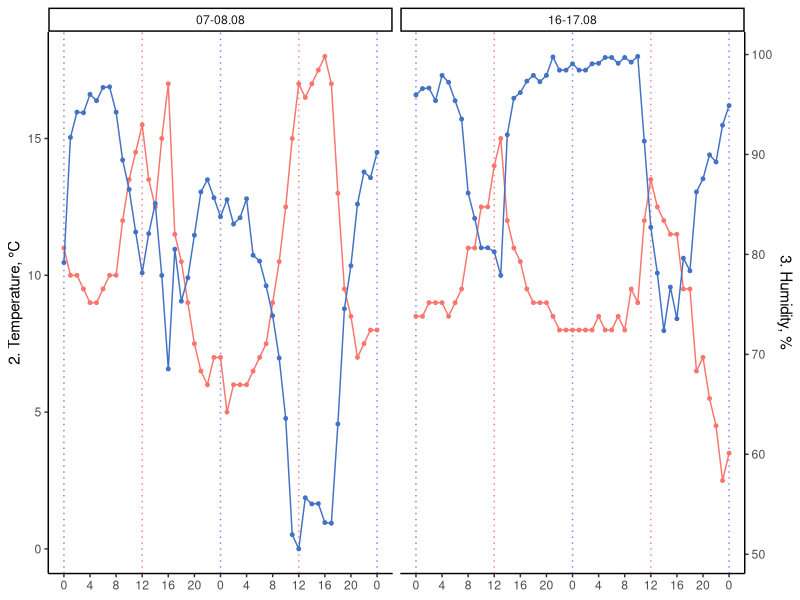
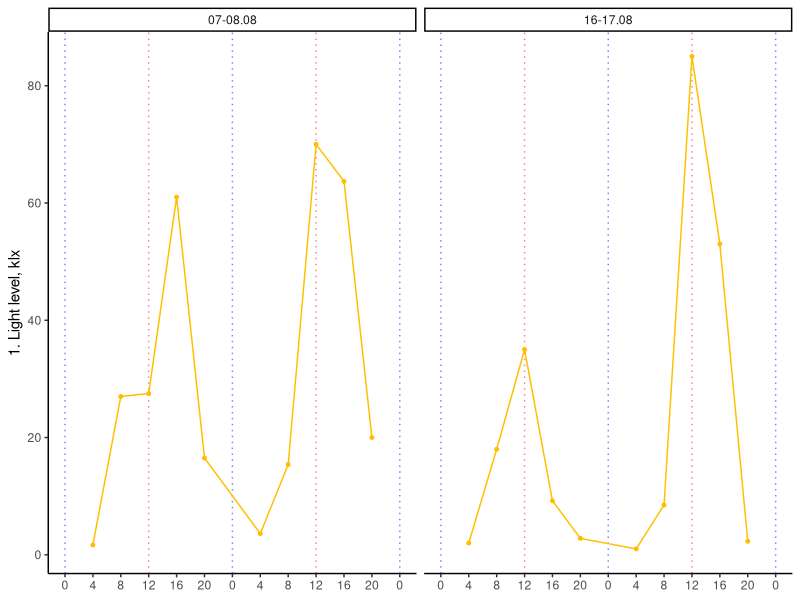
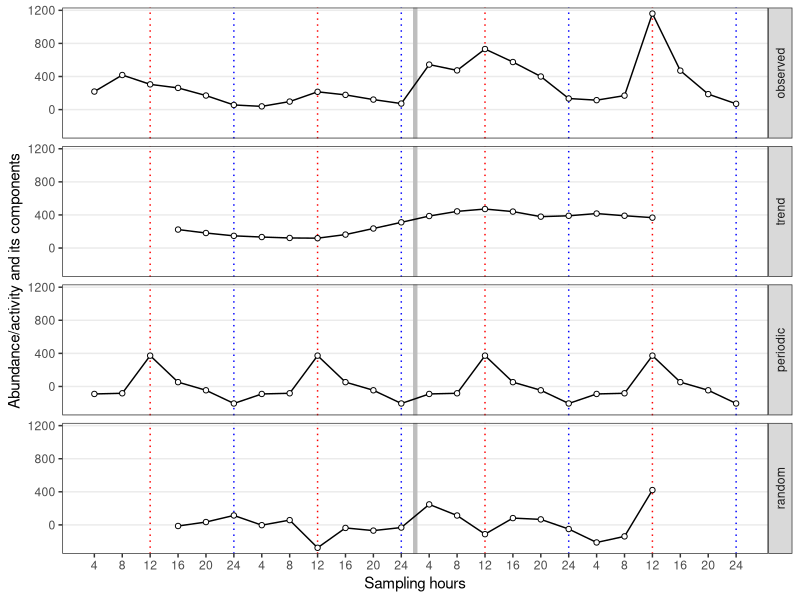
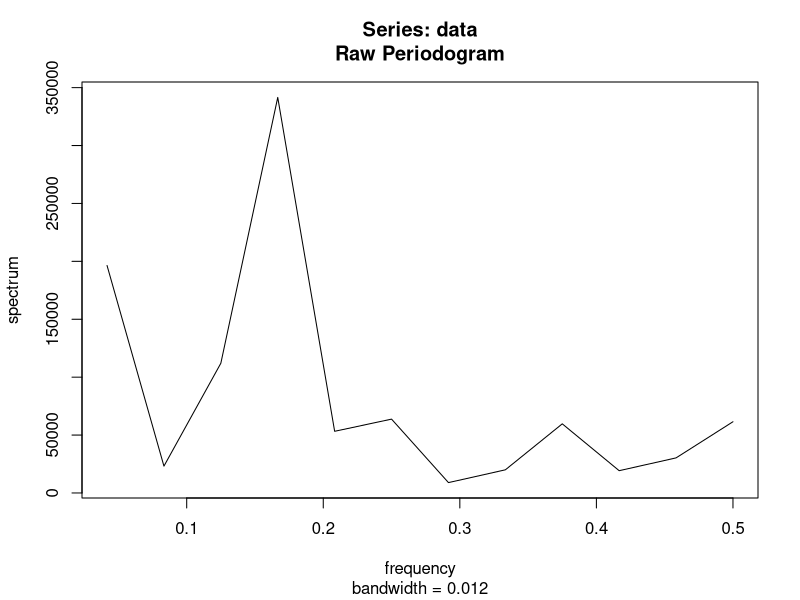
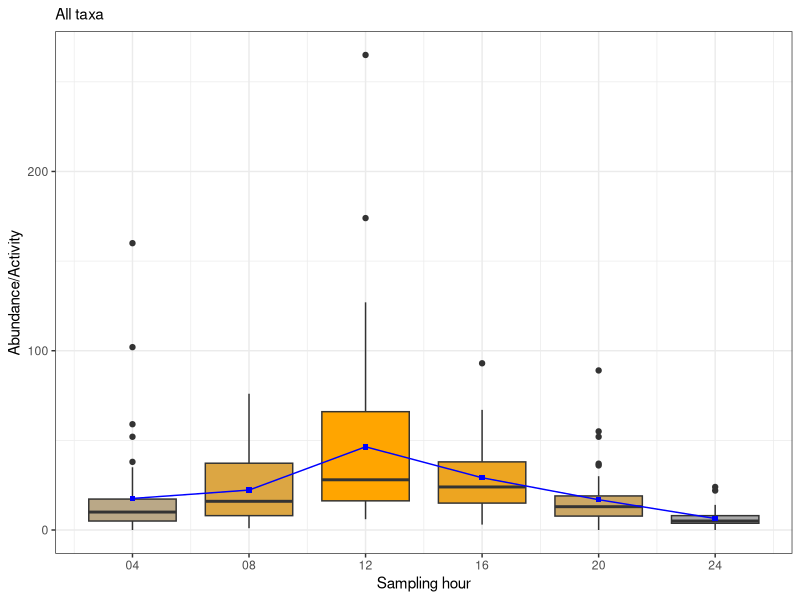
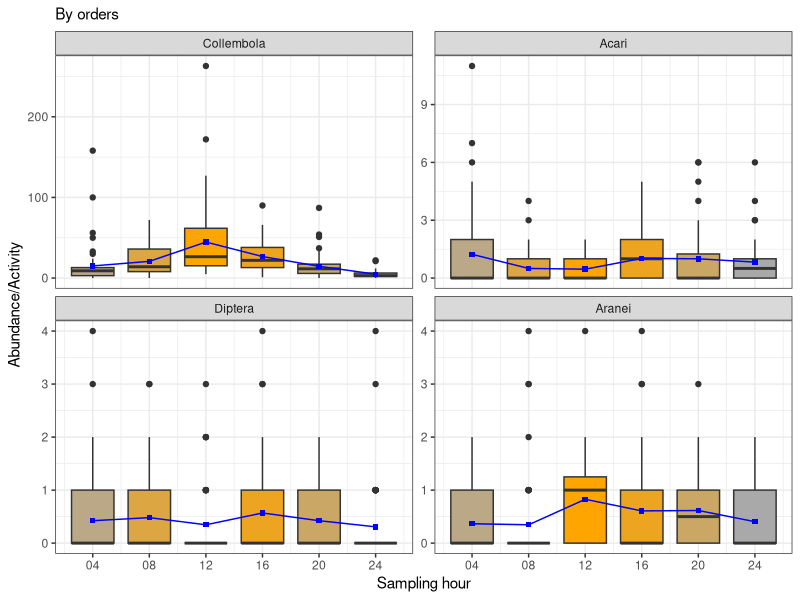
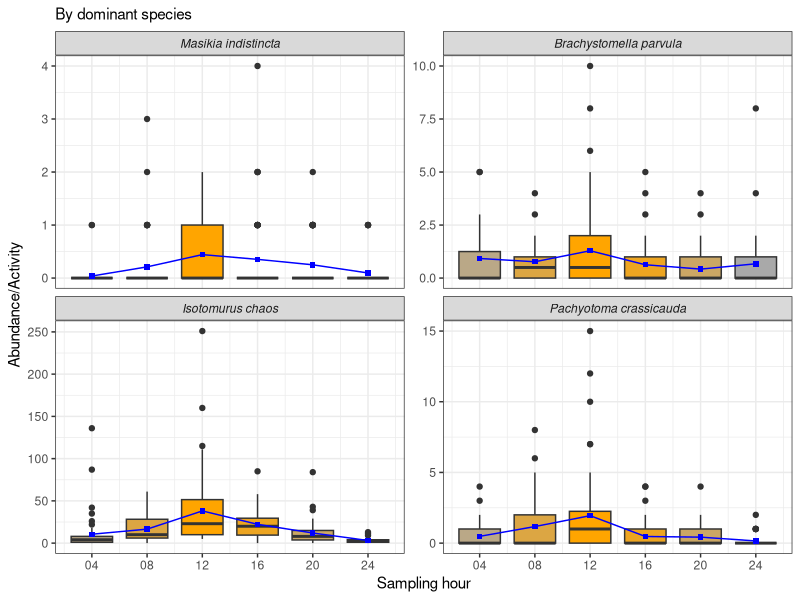
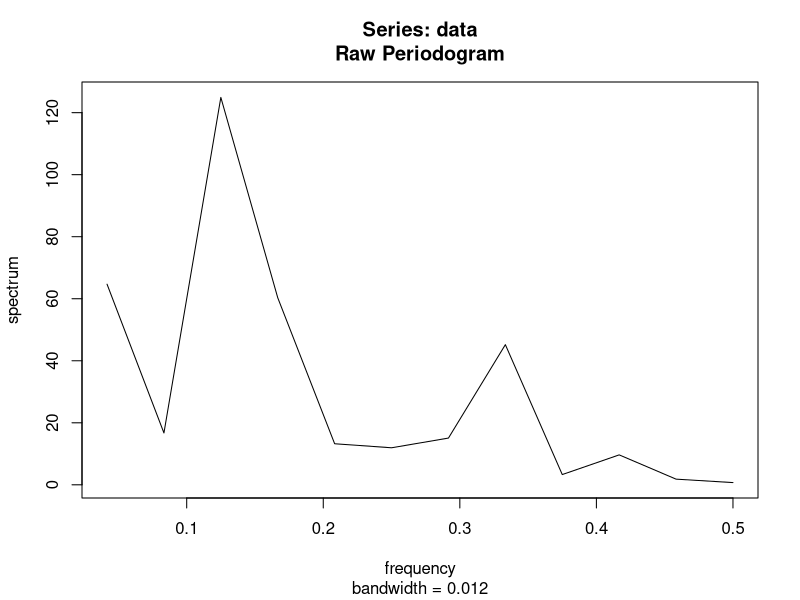

The R script that drew these images, in order:
library(tidyverse)
theme_set(
    theme_bw() + 
    theme(legend.position = "bottom")
    )

# custom functions --------------------------------------------------------
per2 <- function(data, periodicity_freq){
	data <- as.numeric(data)
	# Compute the power spectral density
	psd <- spec.pgram(data, log = "no", detrend = FALSE)

	# Compute the spectral density ratio (SDR)
	denom_freq_range <- c(periodicity_freq*0.9, periodicity_freq*1.1)
	
	denom_power <- mean(psd$spec[psd$freq >= denom_freq_range[1] | psd$freq <= denom_freq_range[2]])
	num_power <- psd$spec[abs(psd$freq - periodicity_freq) == min(abs(psd$freq - periodicity_freq))]
	sdr <- num_power/denom_power

	# Perform an F-test to test the significance of the SDR
	num_df <- 1
	denom_df <- psd$df
	num_mean <- num_power
	denom_mean <- denom_power
	f_stat <- (num_mean/denom_mean)/((num_df/num_mean)+(denom_df/denom_mean))
	p_val <- pf(f_stat, num_df, denom_df, lower.tail = FALSE)
	
	# Results
	list(x = data, total = sum(data), SDR = sdr, 
		F.statistic = f_stat, psd_df = psd$df, p.value = p_val)
}

decompress <- function(a){
    # Export decomposed time series as tibble columns
	var.name <- deparse(substitute(a))
	a |> 
		ts(frequency = 6) |> 
		decompose() |> 
		_[1:4] |> 
		as_tibble() |> 
		rename_with(~paste0(var.name, "_", .x))
}

# data load ---------------------------------------------------------------
loggers_raw <- readxl::read_excel("Data_28.04.2023.xlsx", 
		sheet = "logger_data", skip = 1)
loggers <- loggers_raw |>
	mutate(D = as.numeric(substr(D, 1, 2)), 
		  H = (floor(H/4)+1)*4) |>
	group_by(D, H) |>
	summarise_all(mean) |>
	ungroup() |>
	filter(D != 9, D != 18)

factors <- readxl::read_excel("Data_28.04.2023.xlsx", 
		sheet = "factors", range = "A2:E26") |>
	mutate(D = substr(str_squish(D), 1, 2), 
		  D = as.numeric(D), 
		  log_lux = log10(klux), .after = 2)
factors <- left_join(factors, loggers, by = c("D", "H")) 

df <- readxl::read_excel("Data_28.04.2023.xlsx", 
			    sheet = "animals", skip = 3) |>
	mutate_all(as.character) |>
	pivot_longer(names_to = "dt", values_to = "abu", -1:-2) |> 
	separate(dt, sep = "_", into = c("trap_id", "D", "h")) |> 
	separate(h , sep = "\\:", into = "H", extra = "drop") |> 
	mutate_at(c("trap_id", "D", "H", "abu"), as.numeric)

# Environmental variables graph -------------------------------------------
#library(ggh4x) # dendrograms as well
for_pic <- loggers_raw %>% 
    mutate(D = as.numeric(substr(D, 1,2))) %>% 
    left_join(select(factors, D, H, klux), by = c("D", "H")) %>% 
    mutate(H2 = case_when(D == 7 | D == 16 ~ H, 
                          D == 8 | D == 17 ~ H+24, 
                          TRUE ~ H+48), 
           cell1 = case_when(D < 15 ~ "07-08.08", TRUE ~ "16-17.08"),
           .after = H) %>% 
    select(D, H, H2, cell1, 
           `1. Light level, klx` = klux,
           `2. Temperature, °C` = temp_0cm, 
           `3. Humidity, %` = hum_rel
    )

b <- min(for_pic$`3. Humidity, %`)
for_pic <- for_pic %>% 
    mutate(`3. Humidity, %_2` = `3. Humidity, %`-b) 
a <- max(for_pic$`2. Temperature, °C`) / max(for_pic$`3. Humidity, %_2`)
for_pic <- for_pic %>% 
    mutate(`3. Humidity, %_3` = `3. Humidity, %_2`*a)

(p2_down <- for_pic %>% 
    ggplot(aes(x = H2)) + 
        # 
    geom_vline(xintercept = seq(12, 48, by = 24), color = "red", 
               linetype = "dotted", alpha = 0.5) +
    geom_vline(xintercept = seq(0, 48, by = 24), color = "blue", 
               linetype = "dotted", alpha = 0.5) +
        #
    geom_line(aes(y = `2. Temperature, °C`), color = "#F8766D") + 
    geom_point(aes(y = `2. Temperature, °C`), color = "#F8766D", size = 1) +
    geom_line(aes(y = `3. Humidity, %_3`), color = "#4371C4") +
    geom_point(aes(y = `3. Humidity, %_3`), color = "#4371C4", size = 1) +
    scale_y_continuous(
        sec.axis = sec_axis(trans=~./a+b, name="3. Humidity, %")) +
    facet_wrap(~cell1) + 
        #
    theme_classic() +
    theme(panel.grid.minor = element_blank(), 
          panel.grid.major = element_blank()) + 
    scale_x_continuous(breaks = seq(0, 48, by = 4), 
                       labels = c(rep(seq(0, 20, by = 4), 2), 0)) + 
        #
    labs(x = NULL))
ggsave("Fig.2 Environmental variables, down section_raw.pdf", 
       plot = p2_down, width = 7.305, height = 2.5)
(p2_top <- for_pic %>% 
    filter(`1. Light level, klx` > 0) %>% 
    ggplot(aes(H2, `1. Light level, klx`)) + 
    geom_vline(xintercept = seq(12, 48, by = 24), color = "red", 
                   linetype = "dotted", alpha = 0.5) +
    geom_vline(xintercept = seq(0, 48, by = 24), color = "blue", 
                   linetype = "dotted", alpha = 0.5) +
    geom_line(color = "#FFBF00") + 
    geom_point(color = "#FFBF00", size = 1) + 
    facet_wrap(~cell1) + 
    # scale_y_log10() +
    theme_classic() +
    theme(panel.grid.minor = element_blank(), 
              panel.grid.major = element_blank()) + 
    scale_x_continuous(breaks = seq(0, 48, by = 4), 
                           labels = c(rep(seq(0, 20, by = 4), 2), 0)) + 
    labs(x = NULL))
ggsave("Fig.2 Environmental variables, top section_raw.pdf", 
       plot = p2_top, width = 7, height = 2.5)

# p2 <- gridExtra::grid.arrange(p2_top, p2_down, ncol = 1)
# ggsave("Fig.2 Environmental variables_raw.pdf", plot = p2, width = 7, height = 4.5)

# H1: is total activity periodic? -------------------------------------------------------
abu <- df %>% 
	filter(taxatype == "general") %>% 
	group_by(D, H) %>% 
	summarise(abu = sum(abu, na.rm = TRUE), .groups = "drop") %>% 
	pull(abu) %>% 
	ts(frequency = 6) %>% 
	decompose()

abu[c("x", "seasonal", "trend", "random")] %>% 
	as.data.frame() %>% 
	rename(observed = x, periodic = seasonal) %>% 
	mutate(dd = rep(1:(nrow(.)/6), each = 6), 
		  hh = rep(1:6, 4),
		  xx = paste0("d", dd, "_t", hh)) %>% 
	rownames_to_column("id") %>% 
	mutate(id = as.numeric(id), hh = as.factor(hh)) %>% 
	pivot_longer(names_to = "component", values_to = "val", -c("id", "xx", "dd", "hh")) %>% 
	mutate(component = factor(component,
						 levels = c("observed","trend", "periodic", "random"))) %>% 
	ggplot(aes(x = id, y = val)) +
    geom_vline(xintercept = 12.5, linewidth = 1.5, color = "grey") +
	geom_vline(xintercept = (1:4)*6-3, color = "red", linetype = "dotted") +
	geom_vline(xintercept = (1:4)*6, color = "blue", linetype = "dotted") +
	geom_line() + 
	geom_point(shape = 21, fill = "white") +
	facet_grid(rows = vars(component)) + #, scales = "free") + 
	scale_x_continuous(breaks = 1:24, 
		labels = rep(1:6*4, 4)) + 
	theme(
	     strip.text.y = element_text(angle = 90),
	     axis.text.x = element_text(angle = 0), 
		 panel.grid.minor = element_blank(), 
		 panel.grid.minor.y = element_blank(), 
		 panel.grid.major.x = element_blank()) +
	labs(x = "Sampling hours", y = "Abundance/activity and its components")

ggsave("Fig.3. Total abundance_raw.pdf", width = 7, height = 4)
# Time series of diurnal arthropods activity 
# and its components (trend, periodicity, residuals). 
# Red line marks noon, blue line marks midnights

per2(abu$x, 1/6)

# Signal to noise ratio is  > 4
# Н0 about non-periodicity is rejected with p<0.001 significance level

for_boxplots <- df %>% 
    filter(taxatype == "general") %>% 
    group_by(trap_id, D, H) %>% 
    summarise(abu = sum(abu), .groups = "drop") %>% 
    mutate(taxa = "All_taxa", .before = 1) %>% 
    rbind(select(df, -taxatype)) %>% 
    filter(taxa %in%  c("All_taxa", "Collembola", "Aranei", "Acari", "Diptera", 
        "Masikia indistincta","Brachystomella parvula (Schäffer, 1896)", 
        "Isotomurus chaos Potapov et Babenko, 2011", 
        # "Isotomurus stuxbergi (Tullberg, 1876)", #############################
        "Pachyotoma crassicauda (Tullberg, 1871)")) %>% 
    separate(taxa, c("gen", "sp"), " ", extra = "drop") %>%
    mutate(taxa = case_when(is.na(sp) ~ gen, TRUE ~ paste0(gen, " ", sp)),
           taxa = fct_inorder(taxa, ordered = TRUE), 
           H2 = factor(H),
           H,
           .before = 1,
           .keep = "unused")

for_boxplots %>% 
    filter(taxa == "All_taxa") %>% 
    group_by(H) %>% 
    mutate(mean_abu = mean(abu)) %>% 
    ungroup() %>% 
    ggplot() + 
    geom_boxplot(aes(x = H, y = abu, group = H2, fill = H2)) +
    geom_line(aes(x = H, y = mean_abu), color = "blue") + 
    geom_point(aes(x = H, y = mean_abu), shape = 15, color = "blue") +
    theme(legend.position = "none") + 
    labs(x = "Sampling hour", y = "Abundance/Activity", 
         subtitle = "All taxa") +
    scale_x_continuous(breaks = 1:6*4,
                       labels = c("04", "08", "12", "16", "20","24")) +
    scale_fill_manual(values = colorRampPalette(c("darkgrey", "orange"))
                      (6)[c(2, 4, 6, 5, 3, 1)])
ggsave("Fig.4. Part A_raw.pdf", height = 3, width = 3)
# Average activity of terrestrial arthropods at different times of the day 1

for_boxplots %>% 
    filter(taxa %in% c("Collembola", "Aranei", "Acari", "Diptera")) %>% 
    group_by(taxa, H, H2) %>% 
    mutate(mean_abu = mean(abu)) %>% 
    ungroup() %>% 
    ggplot() + 
    geom_boxplot(aes(x = H, y = abu, group = H2, fill = H2)) +
    geom_line(aes(x = H, y = mean_abu), color = "blue") +
    geom_point(aes(x = H, y = mean_abu), shape = 15, color = "blue") +
    theme(legend.position = "none") + 
    labs(x = "Sampling hour", y = "Abundance/Activity", 
         subtitle = "By orders") +
    scale_x_continuous(breaks = 1:6*4,
                      labels = c("04", "08", "12", "16", "20","24")) +
    scale_fill_manual(values = colorRampPalette(c("darkgrey", "orange"))
                      (6)[c(2, 4, 6, 5, 3, 1)]) + 
    facet_wrap(~taxa, scales = "free_y")
ggsave("Fig.4. Part B_raw.pdf", height = 6, width = 6)
# Average activity of terrestrial arthropods at different times of the day 2

for_boxplots %>% 
    filter(taxa %in% c("Masikia indistincta",
                       "Brachystomella parvula", 
                       "Isotomurus chaos",
                       # "Isotomurus stuxbergi", ###############################
                       "Pachyotoma crassicauda")) %>% 
    group_by(taxa, H, H2) %>% 
    mutate(mean_abu = mean(abu)) %>% 
    ungroup() %>% 
    ggplot() + 
    geom_boxplot(aes(x = H, y = abu, group = H2, fill = H2)) +
    geom_line(aes(x = H, y = mean_abu), color = "blue") +
    geom_point(aes(x = H, y = mean_abu), shape = 15, color = "blue") +
    theme(legend.position = "none") + 
    labs(x = "Sampling hour", y = "Abundance/Activity", 
         subtitle = "By dominant species") +
    scale_x_continuous(breaks = 1:6*4,
                       labels = c("04", "08", "12", "16", "20","24")) +
    scale_fill_manual(values = colorRampPalette(c("darkgrey", "orange"))
                      (6)[c(2, 4, 6, 5, 3, 1)]) + 
    facet_wrap(~taxa, scales = "free_y") + 
    theme(strip.text = element_text(face = "italic"))
ggsave("Fig.4. Part C_raw.pdf", height = 6, width = 6)
# Average activity of terrestrial arthropods at different times of the day 3

# H#1 by taxa -------------------------------------------------------------
by_taxa <- df %>% 
	filter(taxatype == "general", taxa %in% c("Collembola", "Aranei", "Acari", "Diptera")) %>% 
	split(.$taxa) %>% 
	map(~.x %>% 
		group_by(D, H) %>% 
		summarise(abu = sum(abu, na.rm = TRUE), .groups = "drop") %>% 
		pull(abu) %>% 
		ts(frequency = 6) %>% 
		decompose()
	)
by_taxa %>% 
	transpose %>% 
	pluck("x") %>% 
	lapply(as.numeric) %>% 
	lapply(function(a){
		per2(a, 1/6)
	})

df_by.taxa <- by_taxa %>% 
    lapply(function(a){
		cbind(
		    x = a$x, trend = a$trend, 
			seasonal = a$seasonal, random = a$random) %>% 
		as_tibble %>% 
		mutate_all(function(b){b/max(b, na.rm = TRUE)}) %>% 
		rownames_to_column("id") %>% 
		mutate(id = as.numeric(id))}) %>%  
	map_df(rbind, .id = "taxa") %>% 
	rename(observed = x, periodic = seasonal) %>% 
	pivot_longer(names_to = "component", values_to = "val", -1:-2) %>% 
	mutate(component = factor(component,
		levels = c("observed","trend", "periodic", "random")))

df_by.taxa %>% 
    filter(component == "periodic") %>% 
    ggplot(aes(x = id, y = val, color = taxa)) +
    geom_vline(xintercept = 12.5, linewidth = 1.5, color = "grey") +
	geom_vline(xintercept = (1:4)*6-3, color = "red", linetype = "dotted") +
	geom_vline(xintercept = (1:4)*6, color = "blue", linetype = "dotted") +
	geom_line() + 
	geom_point(shape = 21, fill = "white") +
	theme_bw() +
	facet_grid(rows = vars(taxa), scales = "fixed") + 
	scale_x_continuous(breaks = 1:24, labels = rep(1:6*4, 4)) + 
	theme(
	     strip.text.y = element_text(angle = 90),
	     axis.text.x = element_text(angle = 0), 
		 panel.grid.minor = element_blank(), 
		 panel.grid.minor.y = element_blank(), 
		 panel.grid.major.x = element_blank(), 
		 legend.position = "none") +
	labs(x = "Sampling hours", y = "Abundance/activity and its components", 
		subtitle = "all variables are normalized to max = 1")
ggsave("Fig.5 Orders_raw.pdf", width = 7, height = 4.5)

df_by.taxa %>% 
    ggplot(aes(x = id, y = val, color = taxa)) +
    geom_vline(xintercept = 12.5, linewidth = 1.5, color = "grey") +
    geom_vline(xintercept = (1:4)*6-3, color = "red", linetype = "dotted") +
    geom_vline(xintercept = (1:4)*6, color = "blue", linetype = "dotted") +
    geom_line() + 
    geom_point(shape = 21, fill = "white") +
    theme_bw() +
    facet_grid(rows = vars(component), scales = "free") + 
    scale_x_continuous(breaks = 1:24, labels = rep(1:6*4, 4)) + 
    theme(
          strip.text.y = element_text(angle = 90),
          axis.text.x = element_text(angle = 0), 
          panel.grid.minor = element_blank(), 
          panel.grid.minor.y = element_blank(), 
          panel.grid.major.x = element_blank(), 
          legend.position = "bottom") +
    labs(x = "Sampling hours", y = "Abundance/activity and its components", 
         subtitle = "all variables are normalized to max = 1")
ggsave("Fig.5_full (for suppl) Orders_raw.pdf", width = 7, height = 4.5)

# Time series of diurnal arthropods activity (by orders) 
# and its components (trend, periodicity, residuals). 
# Red line marks middays, blue line marks midnights. 
# Note: all raw variables data were normalized to max=1

# H#1 by dominant species  -------------------------------------------------------
dom_sp <- df %>%
	filter(taxa %in% c("Masikia indistincta",
		"Brachystomella parvula (Schäffer, 1896)", 
		#"Isotomurus stuxbergi (Tullberg, 1876)", # check
		#"Erigone psychrophila", # check
		"Isotomurus chaos Potapov et Babenko, 2011",
		"Pachyotoma crassicauda (Tullberg, 1871)")) %>% 
    separate(taxa, c("gen", "sp"), " ", extra = "drop") %>% 
	unite(taxa, gen, sp, sep = " ") %>% 
	split(.$taxa) %>% 
	map(~.x %>% 
	    	group_by(D, H) %>% 
	    	summarise(abu = sum(abu, na.rm = TRUE), .groups = "drop") %>% 
	        pull(abu) %>% 
	    	ts(frequency = 6) %>% 
	    	decompose()
	)
dom_sp %>% 
	transpose %>% 
	pluck("x") %>% 
	lapply(as.numeric) %>% 
	lapply(function(a){
		per2(a, 1/6)
	})

df_dom_sp <- dom_sp %>% 
    lapply(function(a){
        cbind(x = a$x, trend = a$trend, 
              seasonal = a$seasonal, random = a$random) %>% 
            as_tibble %>% 
            mutate(random = random/max(x), 
                   seasonal = seasonal/max(x), 
                   trend = trend/max(x), 
                   x = x/max(x)) %>% 
            rownames_to_column("id") %>% 
            mutate(id = as.numeric(id))}) %>% 
    map_df(rbind, .id = "taxa") %>% 
    rename(observed = x, periodic = seasonal) %>% 
    pivot_longer(names_to = "component", values_to = "val", -1:-2) %>% 
    mutate(component = factor(component,
                              levels = c("observed","trend", "periodic", "random")))

# df_dom_sp %>% 
#     mutate(taxa = )
df_dom_sp %>% 
    pull(taxa) %>% 
    sapply(function(a){
        paste0(
            substr(str_split_1(a, " ")[[1]], 1, 1), 
            ". ", 
            str_split_1(a, " ")[[2]]
        )
    }) %>% 
    mutate(df_dom_sp, taxa = .) %>% 
    filter(component == "periodic") %>% 
    ggplot(aes(x = id, y = val, color = taxa)) +
    geom_vline(xintercept = 12.5, linewidth = 1.5, color = "grey") +
    geom_vline(xintercept = (1:4)*6-3, color = "red", linetype = "dotted") +
    geom_vline(xintercept = (1:4)*6, color = "blue", linetype = "dotted") +
    geom_line() + 
    geom_point(shape = 21, fill = "white") +
    theme_bw() +
    facet_grid(rows = vars(taxa), scales = "fixed") + 
    scale_x_continuous(breaks = 1:24, labels = rep(1:6*4, 4)) + 
    theme(
          # strip.text.y = element_text(angle = 90),
          axis.text.x = element_text(angle = 0), 
          panel.grid.minor = element_blank(), 
          panel.grid.minor.y = element_blank(), 
          panel.grid.major.x = element_blank(), 
          legend.text = element_text(face = "italic"),
          legend.position = "bottom", 
          strip.text.y = element_text(
              size = 7, face = "italic", angle = 90)
          ) +
    labs(x = "Sampling hours", y = "Abundance/activity and its components", 
         subtitle = "Note: all variables are normalized to max=1")
ggsave("Fig.6 Dominant species_raw.pdf", width = 7, height = 4.5)

df_dom_sp %>% 
    ggplot(aes(x = id, y = val, color = taxa)) +
    geom_vline(xintercept = (1:4)*6-3, color = "red", linetype = "dotted") +
    geom_vline(xintercept = (1:4)*6, color = "blue", linetype = "dotted") +
    geom_line() + 
    geom_point(shape = 21, fill = "white") +
    theme_bw() +
    facet_grid(rows = vars(component), scales = "free") + 
    scale_x_continuous(breaks = 1:24, labels = rep(1:6*4, 4)) + 
    theme(axis.text.x = element_text(angle = 0), 
          panel.grid.minor = element_blank(), 
          panel.grid.minor.y = element_blank(), 
          panel.grid.major.x = element_blank(), 
          legend.text = element_text(face = "italic"),
          legend.position = "bottom") +
    labs(x = "Sampling hours", y = "Abundance/activity and its components", 
         subtitle = "Note: all variables are normalized to max=1")
ggsave("Fig.6_full (for suppl) Dominant species_raw.pdf", width = 7, height = 4.5)
# Time series of arthropods dominant species 
# and its components (trend, periodicity, residuals). 
# Red line marks middays, blue line marks midnights. 
# Note: all raw variables data awere normalized to max=1

# predictors multicoll ---------------------------------------------------
factors[,-1:-2] %>% 
	cor(method = "spearman") %>% 
	round(2)

cor.val1 <- cor(factors[,-1:-3], method = "spearman")
cor.pval1 <- expand_grid(v1 = 4:10, v2 = 4:10) %>% 
	split(1:nrow(.)) %>% 
	lapply(function(a){
		p = cor.test(as_vector(factors[,a$v1]), as_vector(factors[,a$v2]), 
				   method = "spearman")
		data.frame(p = p$p.value, 
				 v1 = colnames(factors)[a$v1], 
				 v2 = colnames(factors)[a$v2])
	}) %>% 
	map_df(tibble) %>% 
	mutate(p = p.adjust(p, method = "BY")) %>% 
	pivot_wider(names_from = v2, values_from = p) %>% 
	column_to_rownames("v1") %>% 
	as.matrix()

colnames(cor.pval1) <- 
    rownames(cor.pval1) <- 
    colnames(cor.val1) <- 
    rownames(cor.val1) <- c(
        "light level", "wind_20cm", "wind_2m", "temperature_0cm", 
        "temperature_2m", "humidity_relative", "humidity_absolute"
    )

pdf("Fig.7. Factor_multicollin_raw.pdf", width = 4, height = 4)
corrplot::corrplot(
	corr = cor.val1, 
	p.mat = cor.pval1, 
	type="upper", 
	order = "original",
	diag = FALSE,
	col =  corrplot::COL2('RdYlBu', 10)[10:1], 
	sig.level = 0.05)
dev.off() 
# Spearman correlation matrix. 
# The Spearman coefficient value is shown on the scale on the right. 
# The significance level (α) = 0.05. 
# Statistically non-significant correlations are crossed out

# correlations ------------------------------------------------------------
df.forcor <- df %>% 
	filter(taxa %in% c("Collembola", "Aranei", "Acari", "Diptera")) %>% 
	group_by(D, H, taxa) %>% 
	summarise(abu = sum(abu), .groups = "drop") %>% 
	pivot_wider(names_from = taxa, values_from = abu) %>% 
    mutate(All = abu$x, .after = 2) 
df.forcor <- df %>%
    filter(taxa %in% c("Masikia indistincta",
                       "Brachystomella parvula (Schäffer, 1896)", 
                       "Isotomurus chaos Potapov et Babenko, 2011",
                       "Pachyotoma crassicauda (Tullberg, 1871)")) %>% 
    separate(taxa, c("gen", "sp"), " ", extra = "drop") %>% 
    mutate(gen = paste0(substr(gen, 1, 1), ".")) %>% 
    unite(taxa, gen, sp, sep = " ") %>% 
    group_by(D, H, taxa) %>% 
    summarise(abu = sum(abu), .groups = "drop") %>% 
    pivot_wider(names_from = taxa, values_from = abu) %>% 
    left_join(df.forcor, ., by = c("D", "H")) %>% 
    left_join(factors, by = c("D", "H")) %>% 
	select(-wind_2m, -temp_2m, -hum_abs, -log_lux)

cor.val2 <- cor(df.forcor[,12:15], df.forcor[,3:11], 
	method = "spearman")
cor.pval2 <- expand_grid(v1 = 12:15, v2 = 3:11) %>% 
	split(1:nrow(.)) %>% 
	lapply(function(a){
		p = cor.test(as_vector(df.forcor[,a$v1]), as_vector(df.forcor[,a$v2]), 
				   method = "spearman")
		data.frame(p = p$p.value, 
				 # est = p$estimate,
				 v1 = colnames(df.forcor[a$v1]),
				 v2 = colnames(df.forcor[,a$v2]))
	}) %>% 
	map_df(tibble) %>% 
	mutate(p = p.adjust(p, method = "BH")) %>% 
	pivot_wider(names_from = v2, values_from = p) %>% 
	column_to_rownames("v1") %>% 
	as.matrix()

rownames(cor.val2) <- 
    rownames(cor.pval2) <- 
    c("light level", "wind_20cm", "temperature_0cm", "humidity_relative")

# pdf("Fig.8_raw. Orders and factors_raw.pdf", height = 4)
# corrplot::corrplot(
# 	corr = cbind(cbind(All = cor.val2[,1]), 
# 	             rep(NA, nrow(cor.val2)), 
# 	             cor.val2[,2:5], 
# 	             rep(NA, nrow(cor.val2)), 
# 	             cor.val2[,6:9]),
# 	p.mat = cbind(cbind(All = cor.pval2[,1]), 
# 	              rep(NA, nrow(cor.val2)), 
# 	              cor.pval2[,2:5], 
# 	              rep(NA, nrow(cor.val2)), 
# 	              cor.pval2[,6:9]), 
# 	type="full", 
# 	order = "original",
# 	na.label = " ",
# 	diag = TRUE,
# 	is.corr=FALSE,
# 	col =  corrplot::COL2('RdYlBu', 10)[10:1], 
# 	sig.level = 0.05)
# dev.off()
# Correlation of taxa’ activity (including dominant species) 
# and measured factors by Spearman method. 
# The Spearman coefficient value is shown on the scale on the right. 
# The significance level (α) = 0.05. 
# Statistically non-significant correlations are crossed out

lst(cor1 = cor.val1, cor.pval1, cor2 = cor.val2, cor.pval2) %>% 
    map(~.x %>% 
        as.data.frame %>% 
        rownames_to_column(" ")) %>% 
    writexl::write_xlsx("correlations.xlsx")

# scatterplots ------------------------------------------------------------
df.forcor %>% 
    select(-`B. parvula`:-`P. crassicauda`) %>% 
    pivot_longer(names_to = "taxa", values_to = "y", -c("D", "H", "klux", "wind_20cm", "temp_0cm", "hum_rel")) %>%
    mutate(taxa = factor(taxa, ordered = TRUE, levels = colnames(df.forcor)[3:11])) %>% 
    pivot_longer(names_to = "variable", values_to = "x", -c("D", "H", "taxa", "y")) %>% 
    mutate(
        variable = factor(variable, ordered = TRUE, levels = colnames(df.forcor)[12:15]),
        x = case_when(variable == "lux" ~ log10(x), TRUE ~ x)) %>% 
    mutate(variable = fct_recode(variable, 
                                 light = "klux", 
                                 wind = "wind_20cm",
                                 temperature = "temp_0cm",
                                 humidity = "hum_rel"
                                 )) %>% 
    ggplot(aes(x, y)) + 
    geom_point() + 
    facet_grid(cols = vars(variable), rows = vars(taxa), scales = "free") + 
    labs(x = "Factor values", y = "Abundance/activity") +
    theme(strip.text.y = element_text(angle = 90))
ggsave("Fig.8 Scatterplots - All taxa & orders.pdf", width = 10, height = 10)

df.forcor %>% 
    select(-`All`:-`Diptera`) %>% 
    pivot_longer(names_to = "taxa", values_to = "y", -c("D", "H", "klux", "wind_20cm", "temp_0cm", "hum_rel")) %>%
    mutate(taxa = factor(taxa, ordered = TRUE, levels = colnames(df.forcor)[3:11])) %>% 
    pivot_longer(names_to = "variable", values_to = "x", -c("D", "H", "taxa", "y")) %>% 
    mutate(
        variable = factor(variable, ordered = TRUE, levels = colnames(df.forcor)[12:15]),
        x = case_when(variable == "lux" ~ log10(x), TRUE ~ x)) %>% 
    mutate(variable = fct_recode(variable, 
                                 light = "klux", 
                                 wind = "wind_20cm",
                                 temperature = "temp_0cm",
                                 humidity = "hum_rel"
    )) %>% 
    ggplot(aes(x, y)) + 
    geom_point() + 
    facet_grid(cols = vars(variable), rows = vars(taxa), scales = "free") + 
    labs(x = "Factor values", y = "Abundance/activity") + 
    theme(strip.text.y = element_text(
        angle = 90,
        face = "italic"))
ggsave("Fig.9 Scatterplots - Dominant species.pdf", width = 10, height = 9)


